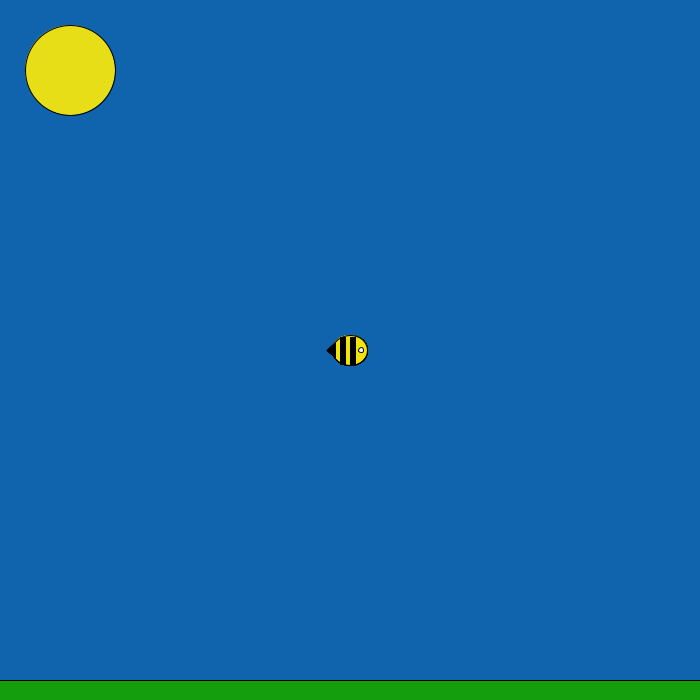
Frame 1 (no input)
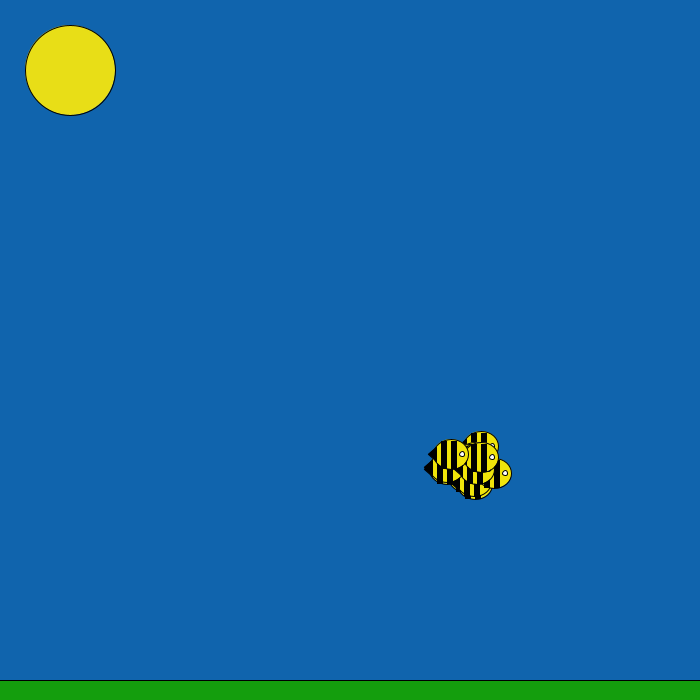
Frame 60 (the mouse pressed at the canvas centre just before this capture)
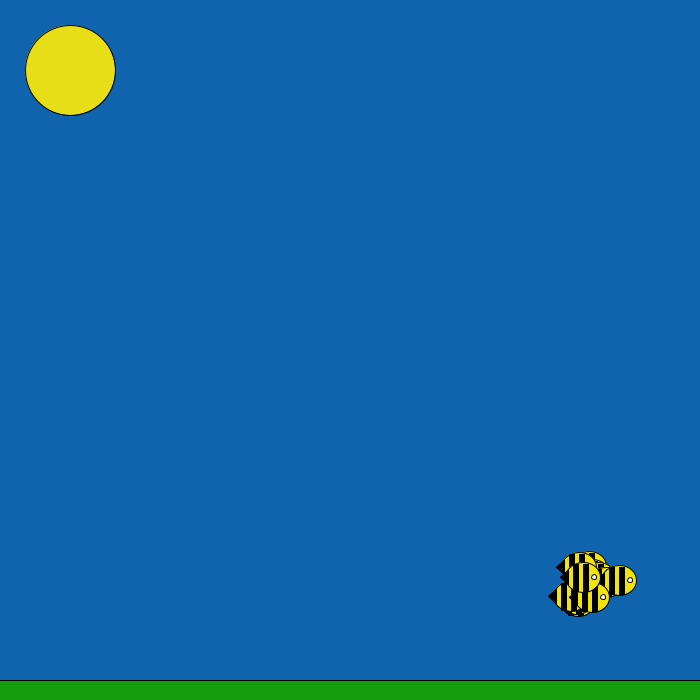
Frame 120 (the mouse held since frame 60 and released just before this capture)

The Processing sketch that drew these frames (run headless with seeded random() and noise(); from frame 60 on, the mouse is pressed at the canvas centre):

// Processing sketch: bacteriaHuynhDiana2
// ── bacteriaHuynhDiana2.pde
Bacteria [] b;
 
 void setup()   
 {     
   size(700, 700);
   b = new Bacteria[15];
   
   for(int i = 0; i < b.length; i++) {
     b[i] = new Bacteria(width/2, height/2);
   }
 }   
 
 void draw()   
 {    
   background(16, 100, 173);
   fill(232, 222, 23);
   ellipse(70, 70, 90, 90);
   fill(20, 158, 13);
   rect(-5, 680, 805, 30);
   
   for(int i = 0; i < b.length; i++) {
     b[i].show();
     b[i].move();
    }
 }  
  

// ── Bacteria.pde
class Bacteria {
  
  private int x;
  private int y;
  private int xIncrement = 2;
  private int yIncrement = 2;
  
  
  //constructor 
  
  Bacteria(int x, int y) {
    this.x = x;
    this.y = y;
  }
  
  void show() {
    
    //body
    fill(240, 228, 10);
    ellipse(x, y, 35, 30);
    //eye
    fill(255, 255, 255);
    ellipse(x+11, y, 5, 5);
    //stinger
    fill(0, 0, 0);
    triangle(x-23, y, x-15, y-7, x-15, y+7);
    //stripes
    fill(0, 0, 0);
    rect(x, y-13, 5, 27);
    fill(0, 0, 0);
    rect(x-10, y-13, 5, 27);
  }
  
  void move() {
    x += (int)(Math.random()*5)-2;
    y += (int)(Math.random()*5)-2;
    
    if(x < 20 || x > width-20) {
      xIncrement *= -1;
    }
    if(y < 20 || y > width-55) {
      yIncrement *= -1;
    }
    
    x += xIncrement;
    y += yIncrement;
    
  }
  
}
